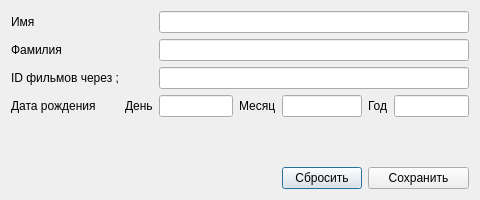
<?xml version="1.0" encoding="UTF-8"?>
<ui version="4.0">
 <class>DirectorEdit</class>
 <widget class="QDialog" name="DirectorEdit">
  <property name="geometry">
   <rect>
    <x>0</x>
    <y>0</y>
    <width>480</width>
    <height>200</height>
   </rect>
  </property>
  <property name="minimumSize">
   <size>
    <width>480</width>
    <height>200</height>
   </size>
  </property>
  <property name="windowTitle">
   <string>Dialog</string>
  </property>
  <layout class="QGridLayout" name="gridLayout">
   <item row="3" column="4">
    <widget class="QLineEdit" name="monthEdit"/>
   </item>
   <item row="2" column="2" colspan="5">
    <widget class="QLineEdit" name="filmsEdit"/>
   </item>
   <item row="3" column="2">
    <widget class="QLineEdit" name="dayEdit"/>
   </item>
   <item row="2" column="0">
    <widget class="QLabel" name="filmsLabel">
     <property name="text">
      <string>ID фильмов через ;</string>
     </property>
    </widget>
   </item>
   <item row="3" column="1">
    <widget class="QLabel" name="dayLabel">
     <property name="text">
      <string>День</string>
     </property>
    </widget>
   </item>
   <item row="4" column="3">
    <spacer name="verticalSpacer">
     <property name="orientation">
      <enum>Qt::Vertical</enum>
     </property>
     <property name="sizeHint" stdset="0">
      <size>
       <width>20</width>
       <height>29</height>
      </size>
     </property>
    </spacer>
   </item>
   <item row="3" column="5">
    <widget class="QLabel" name="yearLabel">
     <property name="text">
      <string>Год</string>
     </property>
    </widget>
   </item>
   <item row="0" column="2" colspan="5">
    <widget class="QLineEdit" name="nameEdit"/>
   </item>
   <item row="1" column="0">
    <widget class="QLabel" name="lastnameLabel">
     <property name="text">
      <string>Фамилия</string>
     </property>
    </widget>
   </item>
   <item row="3" column="6">
    <widget class="QLineEdit" name="yearEdit"/>
   </item>
   <item row="1" column="2" colspan="5">
    <widget class="QLineEdit" name="lastnameEdit"/>
   </item>
   <item row="3" column="0">
    <widget class="QLabel" name="birthdayLabel">
     <property name="text">
      <string>Дата рождения</string>
     </property>
    </widget>
   </item>
   <item row="3" column="3">
    <widget class="QLabel" name="monthLabel">
     <property name="text">
      <string>Месяц</string>
     </property>
    </widget>
   </item>
   <item row="0" column="0">
    <widget class="QLabel" name="nameLabel">
     <property name="text">
      <string>Имя</string>
     </property>
    </widget>
   </item>
   <item row="5" column="4">
    <widget class="QPushButton" name="resetButton">
     <property name="text">
      <string>Сбросить</string>
     </property>
    </widget>
   </item>
   <item row="5" column="5" colspan="2">
    <widget class="QPushButton" name="saveButton">
     <property name="text">
      <string>Сохранить</string>
     </property>
    </widget>
   </item>
  </layout>
 </widget>
 <resources/>
 <connections/>
</ui>
